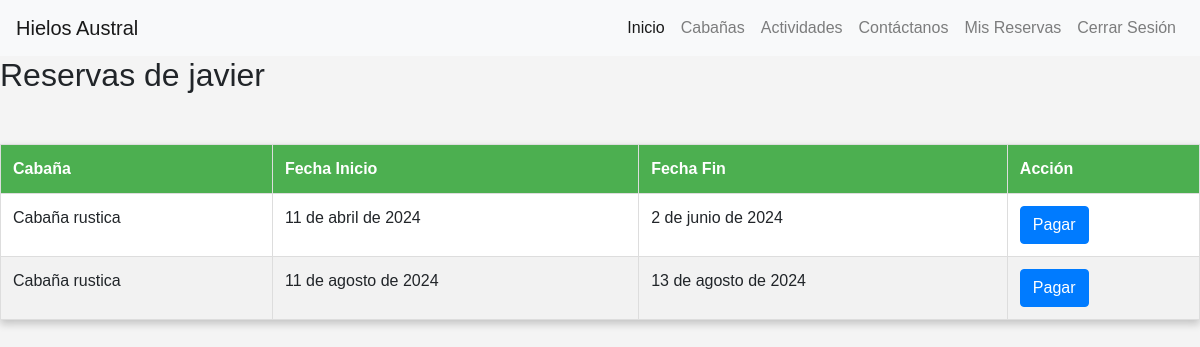
Screenshot of /reservas/cliente/2/ (signed in) with the database file from the repository.
### modelapp/models.py (models this page shows)
class Reserva(models.Model):
    reserva_id = models.AutoField(primary_key=True)
    cliente = models.ForeignKey(settings.AUTH_USER_MODEL, on_delete=models.CASCADE)
    cabaña = models.ForeignKey(Cabaña, on_delete=models.CASCADE)
    fecha_inicio = models.DateField()
    fecha_fin = models.DateField()

class Cabaña(models.Model):
    cabaña_id = models.AutoField(primary_key=True)
    precio = models.DecimalField(max_digits=10, decimal_places=2)
    capacidad = models.PositiveIntegerField()
    descripcion = models.TextField()
    imagen = models.ImageField(upload_to='cabañas/')

### modelapp/views.py (the view)
# urls.py: path('reservas/cliente/<int:cliente_id>/', views.reservas_por_cliente, name='reservas_por_cliente'),
@login_required
def reservas_por_cliente(request, cliente_id):
    cliente = get_object_or_404(User, pk=cliente_id)
    reservas = Reserva.objects.filter(cliente=cliente)
    return render(request, 'verReservas.html', {'reservas': reservas, 'cliente': cliente})

### templates/verReservas.html
{% extends 'layout.html' %}
{% block content %}
<h2>Reservas de {{ cliente.username }}</h2>
<table class="reservas-table">
    <thead>
        <tr>
            <th>Cabaña</th>
            <th>Fecha Inicio</th>
            <th>Fecha Fin</th>
            <th>Acción</th>
        </tr>
    </thead>
    <tbody>
        {% for reserva in reservas %}
        <tr>
            <td>{{ reserva.cabaña.descripcion }}</td>
            <td>{{ reserva.fecha_inicio }}</td>
            <td>{{ reserva.fecha_fin }}</td>
            <td>
                <a href="{% url 'web:pagar' reserva.reserva_id%}" class="btn btn-primary">Pagar</a>
            </td>
        </tr>
        {% empty %}
        <tr>
            <td colspan="4">No hay reservas para este cliente.</td>
        </tr>
        {% endfor %}
    </tbody>
</table>
{% endblock %}

### hielos_austral/static/css/styles.css (style rules this page uses)
body { font-family: 'Arial', sans-serif; margin: 0; padding: 0; background-color: #f4f4f4; padding-top: 56px; }
.reservas-table { width: 100%; border-collapse: collapse; margin-top: 50px; box-shadow: 0 4px 8px 0 rgba(0,0,0,0.2); font-family: Arial, sans-serif; }
.reservas-table th, .reservas-table td { border: 1px solid #ddd; padding: 12px; text-align: left; }
.reservas-table th { background-color: #4CAF50; color: white; }
.reservas-table tr:nth-child(even) { background-color: #f2f2f2; }
.reservas-table tr:nth-child(odd) { background-color: #ffffff; }
.reservas-table td { vertical-align: top; }

### rows the page displays
Reserva: cabaña.descripcion "Cabaña rustica", fecha_inicio "11 de abril de 2024", fecha_fin "2 de junio de 2024"
Reserva: cabaña.descripcion "Cabaña rustica", fecha_inicio "11 de agosto de 2024", fecha_fin "13 de agosto de 2024"

### other values shown
{{ cliente.username }} "javier"
